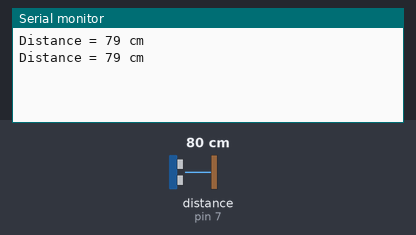
Recording of a sketch running on a simulated Arduino Uno, built with avr-gcc and run on an emulated ATmega328P. On the bench: the last lines printed to the serial monitor. Wiring (inferred from the names in the program): ultrasonic range finder: trigger pin 7; echo pin 7. The inputs (shaded band) are chosen by the test bench; at power-on: distance to the obstacle (sensor on pin 7) 80 cm. The echo pulse lasts 58.3 µs per cm.

Above: at 1.8 s.
1.9 s: distance to the obstacle (sensor on pin 7) set to 2 cm
At 2.8 s:
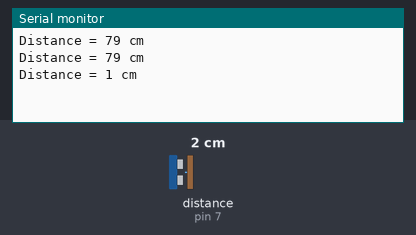
3.4 s: distance to the obstacle (sensor on pin 7) set to 4 cm
At 4.8 s:
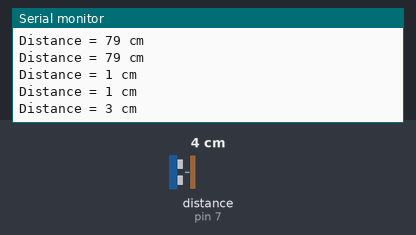
Timing chart, 0 to 6.4 s (numbered marks = the images above; inputs shaded):
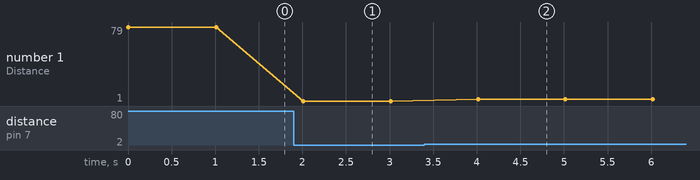

The sketch:

Ultrasound_distance_sensor.ino
```cpp
#define sig 7

void setup() {
  Serial.begin(9600);
}

void loop() {
  // Trigger
  pinMode(sig, OUTPUT);
  digitalWrite(sig, LOW);
  delayMicroseconds(2);
  digitalWrite(sig, HIGH);
  delayMicroseconds(10);
  digitalWrite(sig, LOW);

  // Echo read
  pinMode(sig, INPUT);
  long pulse_duration = pulseIn(sig, HIGH); // timeout prevents freezing

  if(pulse_duration == 0){
    Serial.println("No echo");
    return;
  }

  long distance = (pulse_duration * 0.0343) / 2;

  Serial.print("Distance = ");
  Serial.print(distance);
  Serial.println(" cm");

  delay(1000);
}
```

Measured:
- after the input at 1.9 s, the serial monitor: prints a new line after 0.11 s (image 1)
- after the input at 3.4 s, the serial monitor: prints a new line after 0.61 s (image 2)
- plotted number 1: 79 → 1 after the input at 1.9 s, 1 → 3 after the input at 3.4 s
